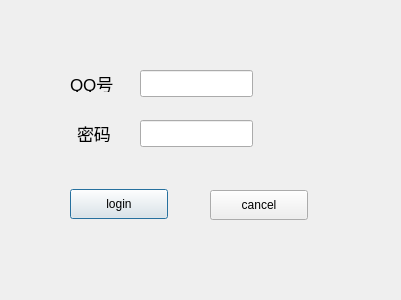
<?xml version="1.0" encoding="UTF-8"?>
<ui version="4.0">
 <class>calculator</class>
 <widget class="QDialog" name="calculator">
  <property name="geometry">
   <rect>
    <x>0</x>
    <y>0</y>
    <width>401</width>
    <height>300</height>
   </rect>
  </property>
  <property name="windowTitle">
   <string>Dialog</string>
  </property>
  <widget class="QLineEdit" name="uname">
   <property name="geometry">
    <rect>
     <x>140</x>
     <y>70</y>
     <width>113</width>
     <height>27</height>
    </rect>
   </property>
   <property name="text">
    <string/>
   </property>
  </widget>
  <widget class="QLineEdit" name="upasswd">
   <property name="geometry">
    <rect>
     <x>140</x>
     <y>120</y>
     <width>113</width>
     <height>27</height>
    </rect>
   </property>
   <property name="text">
    <string/>
   </property>
   <property name="echoMode">
    <enum>QLineEdit::Password</enum>
   </property>
  </widget>
  <widget class="QPushButton" name="login">
   <property name="geometry">
    <rect>
     <x>70</x>
     <y>189</y>
     <width>98</width>
     <height>30</height>
    </rect>
   </property>
   <property name="text">
    <string>login</string>
   </property>
  </widget>
  <widget class="QPushButton" name="cancel">
   <property name="geometry">
    <rect>
     <x>210</x>
     <y>190</y>
     <width>98</width>
     <height>30</height>
    </rect>
   </property>
   <property name="text">
    <string>cancel</string>
   </property>
  </widget>
  <widget class="QLabel" name="label">
   <property name="geometry">
    <rect>
     <x>70</x>
     <y>75</y>
     <width>66</width>
     <height>17</height>
    </rect>
   </property>
   <property name="font">
    <font>
     <pointsize>13</pointsize>
     <weight>50</weight>
     <bold>false</bold>
    </font>
   </property>
   <property name="text">
    <string>QQ号</string>
   </property>
  </widget>
  <widget class="QLabel" name="label_2">
   <property name="geometry">
    <rect>
     <x>77</x>
     <y>125</y>
     <width>66</width>
     <height>17</height>
    </rect>
   </property>
   <property name="font">
    <font>
     <pointsize>13</pointsize>
    </font>
   </property>
   <property name="text">
    <string>密码</string>
   </property>
  </widget>
 </widget>
 <resources/>
 <connections/>
</ui>
